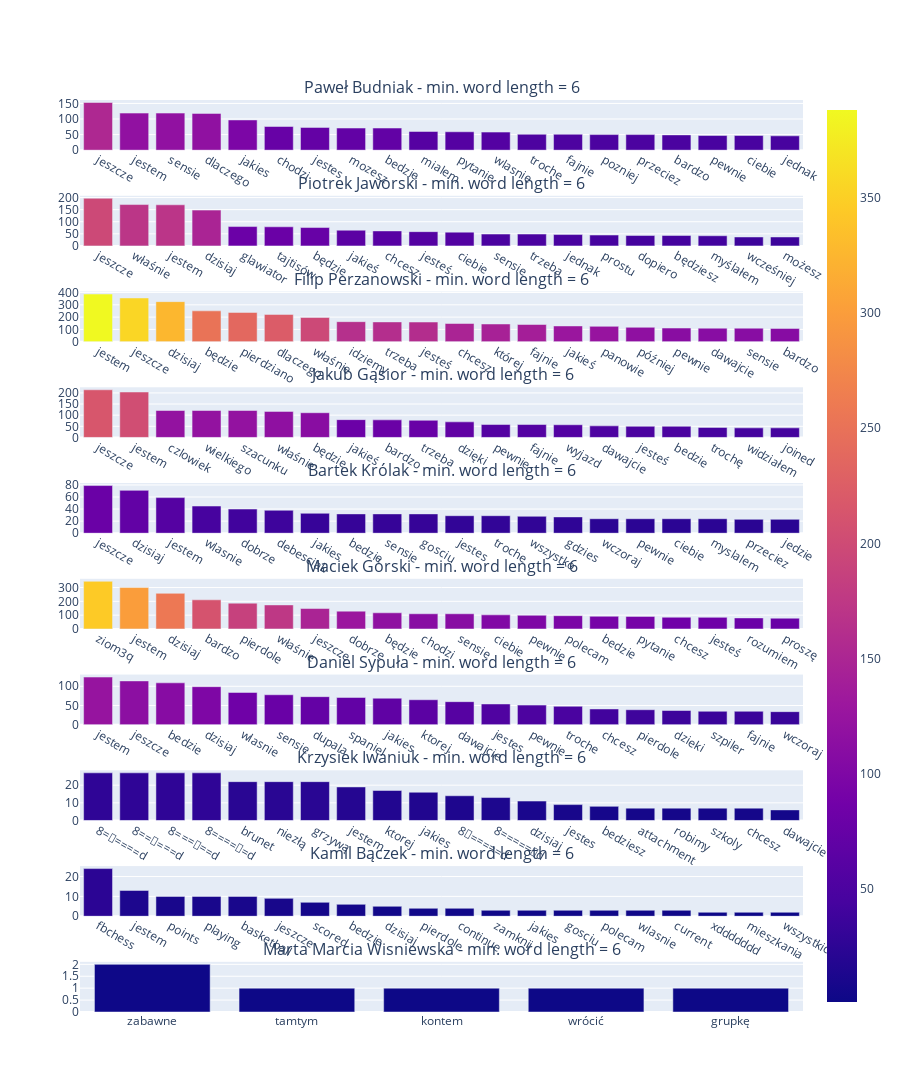

Write notebook code for a chart like this one.
### Code cell
plt_titles = [f'{sender} - min. word length = {min_word_length}' for sender in word_counts]
fig = make_subplots(
    rows=len(word_counts),
    cols=1,
    subplot_titles=plt_titles
)
for i,sender in enumerate(word_counts):
    df = pd.DataFrame(word_counts[sender].items())[0:20]
    df.columns = ['word', 'count']
    f = px.bar(df, y = 'count', x = 'word', color = 'count')
    fig.add_trace(f.data[0], row = i + 1, col = 1)
fig.update_layout(height=3500, width=900)
fig.show()

### Figure 1 — Plotly figure (JSON) as saved in the notebook; plotly's stock layout.template omitted (floating-point values rounded to 4 significant figures)
{"data": [{"alignmentgroup": "True", "hoverlabel": {"namelength": 0}, "hovertemplate": "word=%{x}<br>count=%{marker.color}", "legendgroup": "", "marker": {"color": [153, 119, 119, 118, 97, 76, 73, 71, 71, 60, 59, 58, 51, 51, 50, 50, 49, 47, 47, 46], "coloraxis": "coloraxis"}, "name": "", "offsetgroup": "", "orientation": "v", "showlegend": false, "textposition": "auto", "type": "bar", "x": ["jeszcze", "jestem", "sensie", "dlaczego", "jakies", "chodzi", "jestes", "mozesz", "bedzie", "mialem", "pytanie", "wlasnie", "troche", "fajnie", "pozniej", "przeciez", "bardzo", "pewnie", "ciebie", "jednak"], "xaxis": "x", "y": [153, 119, 119, 118, 97, 76, 73, 71, 71, 60, 59, 58, 51, 51, 50, 50, 49, 47, 47, 46], "yaxis": "y"}, {"alignmentgroup": "True", "hoverlabel": {"namelength": 0}, "hovertemplate": "word=%{x}<br>count=%{marker.color}", "legendgroup": "", "marker": {"color": [197, 171, 170, 148, 80, 79, 76, 65, 62, 59, 57, 49, 49, 47, 45, 43, 43, 42, 37, 37], "coloraxis": "coloraxis"}, "name": "", "offsetgroup": "", "orientation": "v", "showlegend": false, "textposition": "auto", "type": "bar", "x": ["jeszcze", "właśnie", "jestem", "dzisiaj", "glawiator", "tajtisów", "będzie", "jakieś", "chcesz", "jesteś", "ciebie", "sensie", "trzeba", "jednak", "prostu", "dopiero", "będziesz", "myślałem", "wcześniej", "możesz"], "xaxis": "x2", "y": [197, 171, 170, 148, 80, 79, 76, 65, 62, 59, 57, 49, 49, 47, 45, 43, 43, 42, 37, 37], "yaxis": "y2"}, {"alignmentgroup": "True", "hoverlabel": {"namelength": 0}, "hovertemplate": "word=%{x}<br>count=%{marker.color}", "legendgroup": "", "marker": {"color": [388, 356, 326, 251, 238, 222, 197, 163, 161, 160, 148, 144, 140, 128, 125, 117, 111, 110, 110, 108], "coloraxis": "coloraxis"}, "name": "", "offsetgroup": "", "orientation": "v", "showlegend": false, "textposition": "auto", "type": "bar", "x": ["jestem", "jeszcze", "dzisiaj", "będzie", "pierdziano", "dlaczego", "właśnie", "idziemy", "trzeba", "jesteś", "chcesz", "której", "fajnie", "jakieś", "panowie", "później", "pewnie", "dawajcie", "sensie", "bardzo"], "xaxis": "x3", "y": [388, 356, 326, 251, 238, 222, 197, 163, 161, 160, 148, 144, 140, 128, 125, 117, 111, 110, 110, 108], "yaxis": "y3"}, {"alignmentgroup": "True", "hoverlabel": {"namelength": 0}, "hovertemplate": "word=%{x}<br>count=%{marker.color}", "legendgroup": "", "marker": {"color": [214, 204, 121, 121, 121, 117, 111, 80, 79, 77, 70, 58, 58, 57, 52, 50, 50, 45, 43, 43], "coloraxis": "coloraxis"}, "name": "", "offsetgroup": "", "orientation": "v", "showlegend": false, "textposition": "auto", "type": "bar", "x": ["jeszcze", "jestem", "czlowiek", "wielkiego", "szacunku", "właśnie", "będzie", "jakieś", "bardzo", "trzeba", "dzięki", "pewnie", "fajnie", "wyjazd", "dawajcie", "jesteś", "bedzie", "trochę", "widziałem", "joined"], "xaxis": "x4", "y": [214, 204, 121, 121, 121, 117, 111, 80, 79, 77, 70, 58, 58, 57, 52, 50, 50, 45, 43, 43], "yaxis": "y4"}, {"alignmentgroup": "True", "hoverlabel": {"namelength": 0}, "hovertemplate": "word=%{x}<br>count=%{marker.color}", "legendgroup": "", "marker": {"color": [79, 71, 59, 45, 40, 38, 33, 32, 32, 32, 29, 29, 28, 27, 24, 24, 24, 24, 23, 23], "coloraxis": "coloraxis"}, "name": "", "offsetgroup": "", "orientation": "v", "showlegend": false, "textposition": "auto", "type": "bar", "x": ["jeszcze", "dzisiaj", "jestem", "wlasnie", "dobrze", "debesciak", "jakies", "bedzie", "sensie", "gosciu", "jestes", "troche", "wszystko", "gdzies", "wczoraj", "pewnie", "ciebie", "myslalem", "przeciez", "jedzie"], "xaxis": "x5", "y": [79, 71, 59, 45, 40, 38, 33, 32, 32, 32, 29, 29, 28, 27, 24, 24, 24, 24, 23, 23], "yaxis": "y5"}, {"alignmentgroup": "True", "hoverlabel": {"namelength": 0}, "hovertemplate": "word=%{x}<br>count=%{marker.color}", "legendgroup": "", "marker": {"color": [345, 300, 258, 211, 187, 174, 148, 129, 117, 110, 110, 102, 99, 96, 92, 91, 85, 84, 80, 78], "coloraxis": "coloraxis"}, "name": "", "offsetgroup": "", "orientation": "v", "showlegend": false, "textposition": "auto", "type": "bar", "x": ["ziom3q", "jestem", "dzisiaj", "bardzo", "pierdole", "właśnie", "jeszcze", "dobrze", "będzie", "chodzi", "sensie", "ciebie", "pewnie", "polecam", "bedzie", "pytanie", "chcesz", "jesteś", "rozumiem", "proszę"], "xaxis": "x6", "y": [345, 300, 258, 211, 187, 174, 148, 129, 117, 110, 110, 102, 99, 96, 92, 91, 85, 84, 80, 78], "yaxis": "y6"}, {"alignmentgroup": "True", "hoverlabel": {"namelength": 0}, "hovertemplate": "word=%{x}<br>count=%{marker.color}", "legendgroup": "", "marker": {"color": [124, 114, 109, 99, 84, 78, 73, 71, 69, 65, 60, 54, 51, 48, 41, 39, 37, 35, 35, 34], "coloraxis": "coloraxis"}, "name": "", "offsetgroup": "", "orientation": "v", "showlegend": false, "textposition": "auto", "type": "bar", "x": ["jestem", "jeszcze", "bedzie", "dzisiaj", "wlasnie", "sensie", "dupala", "spaniel", "jakies", "ktorej", "dawajcie", "jestes", "pewnie", "troche", "chcesz", "pierdole", "dzieki", "szpiler", "fajnie", "wczoraj"], "xaxis": "x7", "y": [124, 114, 109, 99, 84, 78, 73, 71, 69, 65, 60, 54, 51, 48, 41, 39, 37, 35, 35, 34], "yaxis": "y7"}, {"alignmentgroup": "True", "hoverlabel": {"namelength": 0}, "hovertemplate": "word=%{x}<br>count=%{marker.color}", "legendgroup": "", "marker": {"color": [27, 27, 27, 27, 22, 22, 22, 19, 17, 16, 14, 13, 11, 9, 8, 7, 7, 7, 7, 6], "coloraxis": "coloraxis"}, "name": "", "offsetgroup": "", "orientation": "v", "showlegend": false, "textposition": "auto", "type": "bar", "x": ["8=👊====d", "8==👊===d", "8===👊==d", "8====👊=d", "brunet", "niezłą", "grzywą", "jestem", "ktorej", "jakies", "8👊=====d", "8=====👊d", "dzisiaj", "jestes", "bedziesz", "attachment", "robimy", "szkoly", "chcesz", "dawajcie"], "xaxis": "x8", "y": [27, 27, 27, 27, 22, 22, 22, 19, 17, 16, 14, 13, 11, 9, 8, 7, 7, 7, 7, 6], "yaxis": "y8"}, {"alignmentgroup": "True", "hoverlabel": {"namelength": 0}, "hovertemplate": "word=%{x}<br>count=%{marker.color}", "legendgroup": "", "marker": {"color": [24, 13, 10, 10, 10, 9, 7, 6, 5, 4, 4, 3, 3, 3, 3, 3, 3, 2, 2, 2], "coloraxis": "coloraxis"}, "name": "", "offsetgroup": "", "orientation": "v", "showlegend": false, "textposition": "auto", "type": "bar", "x": ["fbchess", "jestem", "points", "playing", "basketball", "jeszcze", "scored", "bedzie", "dzisiaj", "pierdole", "continue", "zamknij", "jakies", "gosciu", "polecam", "wlasnie", "current", "xddddddd", "mieszkania", "wszystkich"], "xaxis": "x9", "y": [24, 13, 10, 10, 10, 9, 7, 6, 5, 4, 4, 3, 3, 3, 3, 3, 3, 2, 2, 2], "yaxis": "y9"}, {"alignmentgroup": "True", "hoverlabel": {"namelength": 0}, "hovertemplate": "word=%{x}<br>count=%{marker.color}", "legendgroup": "", "marker": {"color": [2, 1, 1, 1, 1], "coloraxis": "coloraxis"}, "name": "", "offsetgroup": "", "orientation": "v", "showlegend": false, "textposition": "auto", "type": "bar", "x": ["zabawne", "tamtym", "kontem", "wrócić", "grupkę"], "xaxis": "x10", "y": [2, 1, 1, 1, 1], "yaxis": "y10"}], "layout": {"annotations": [{"font": {"size": 16}, "showarrow": false, "text": "Paweł Budniak - min. word length = 6", "x": 0.5, "xanchor": "center", "xref": "paper", "y": 1, "yanchor": "bottom", "yref": "paper"}, {"font": {"size": 16}, "showarrow": false, "text": "Piotrek Jaworski - min. word length = 6", "x": 0.5, "xanchor": "center", "xref": "paper", "y": 0.895, "yanchor": "bottom", "yref": "paper"}, {"font": {"size": 16}, "showarrow": false, "text": "Filip Perzanowski - min. word length = 6", "x": 0.5, "xanchor": "center", "xref": "paper", "y": 0.79, "yanchor": "bottom", "yref": "paper"}, {"font": {"size": 16}, "showarrow": false, "text": "Jakub Gąsior - min. word length = 6", "x": 0.5, "xanchor": "center", "xref": "paper", "y": 0.685, "yanchor": "bottom", "yref": "paper"}, {"font": {"size": 16}, "showarrow": false, "text": "Bartek Królak - min. word length = 6", "x": 0.5, "xanchor": "center", "xref": "paper", "y": 0.58, "yanchor": "bottom", "yref": "paper"}, {"font": {"size": 16}, "showarrow": false, "text": "Maciek Górski - min. word length = 6", "x": 0.5, "xanchor": "center", "xref": "paper", "y": 0.475, "yanchor": "bottom", "yref": "paper"}, {"font": {"size": 16}, "showarrow": false, "text": "Daniel Sypuła - min. word length = 6", "x": 0.5, "xanchor": "center", "xref": "paper", "y": 0.37, "yanchor": "bottom", "yref": "paper"}, {"font": {"size": 16}, "showarrow": false, "text": "Krzysiek Iwaniuk - min. word length = 6", "x": 0.5, "xanchor": "center", "xref": "paper", "y": 0.265, "yanchor": "bottom", "yref": "paper"}, {"font": {"size": 16}, "showarrow": false, "text": "Kamil Bączek - min. word length = 6", "x": 0.5, "xanchor": "center", "xref": "paper", "y": 0.16, "yanchor": "bottom", "yref": "paper"}, {"font": {"size": 16}, "showarrow": false, "text": "Marta Marcia Wisniewska - min. word length = 6", "x": 0.5, "xanchor": "center", "xref": "paper", "y": 0.055, "yanchor": "bottom", "yref": "paper"}], "height": 3500, "width": 900, "xaxis": {"anchor": "y", "domain": [0, 1]}, "xaxis10": {"anchor": "y10", "domain": [0, 1]}, "xaxis2": {"anchor": "y2", "domain": [0, 1]}, "xaxis3": {"anchor": "y3", "domain": [0, 1]}, "xaxis4": {"anchor": "y4", "domain": [0, 1]}, "xaxis5": {"anchor": "y5", "domain": [0, 1]}, "xaxis6": {"anchor": "y6", "domain": [0, 1]}, "xaxis7": {"anchor": "y7", "domain": [0, 1]}, "xaxis8": {"anchor": "y8", "domain": [0, 1]}, "xaxis9": {"anchor": "y9", "domain": [0, 1]}, "yaxis": {"anchor": "x", "domain": [0.945, 1]}, "yaxis10": {"anchor": "x10", "domain": [0, 0.055]}, "yaxis2": {"anchor": "x2", "domain": [0.84, 0.895]}, "yaxis3": {"anchor": "x3", "domain": [0.735, 0.79]}, "yaxis4": {"anchor": "x4", "domain": [0.63, 0.685]}, "yaxis5": {"anchor": "x5", "domain": [0.525, 0.58]}, "yaxis6": {"anchor": "x6", "domain": [0.42, 0.475]}, "yaxis7": {"anchor": "x7", "domain": [0.315, 0.37]}, "yaxis8": {"anchor": "x8", "domain": [0.21, 0.265]}, "yaxis9": {"anchor": "x9", "domain": [0.105, 0.16]}}}
